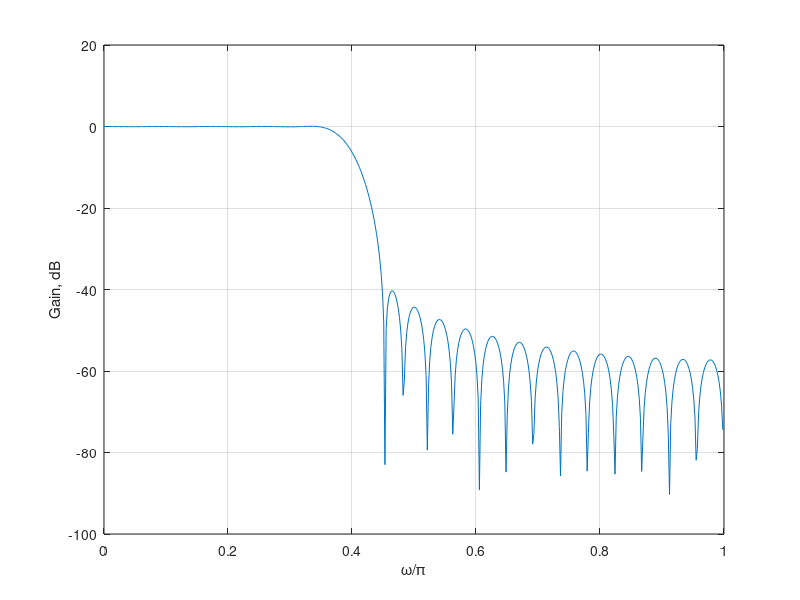

MATLAB code to generate this figure:
clear;
fpts=[0.35,0.45];
mag=[1,0];
dev=[0.01,0.01];
[N,Wn,beta,ftype]=kaiserord(fpts,mag,dev);
kw=kaiser(N+1,beta);
b=fir1(N,Wn, kw);
[h,omega]=freqz(b,1,512);
plot(omega/pi,20*log10(abs(h)));grid;
xlabel('\omega/\pi'); ylabel('Gain, dB');
